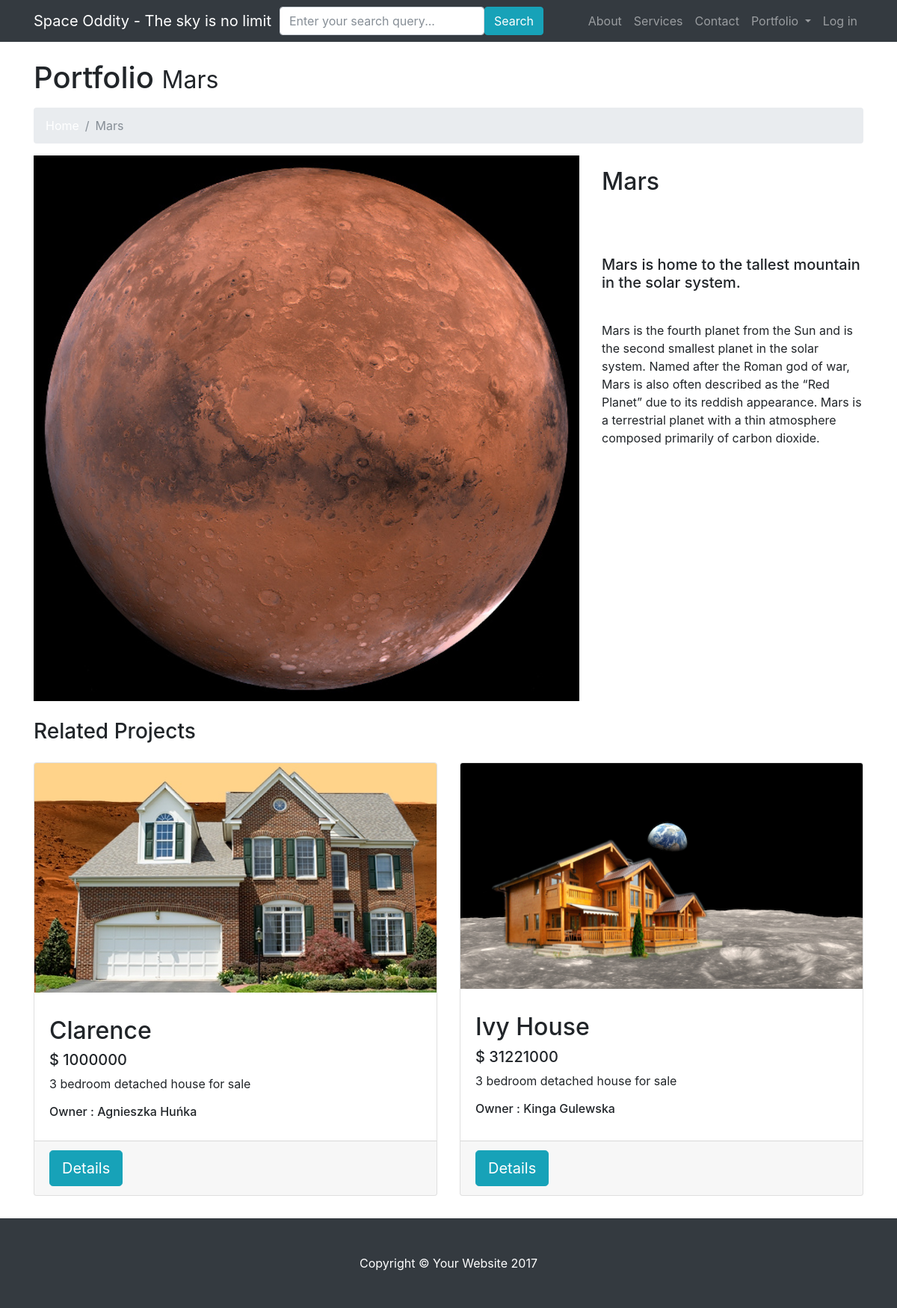
The page /planet/2 on the database its author committed.
### main_app/models.py (models this page shows, shortened)
class Planet(models.Model):
    name = models.CharField(max_length=50)
    main_photo = models.CharField(max_length=100)
    small_photo = models.CharField(max_length=100)
    description = models.CharField(max_length=100)
    description_long = models.CharField(max_length=1000)

class House(models.Model):
    price = models.IntegerField()
    planet = models.ForeignKey(Planet, related_name='houses')
    owner = models.ForeignKey(User, related_name='houses', blank=True, null=True)
    name = models.CharField(max_length=50)
    house_photo = models.CharField(max_length=100)
    house_desc_short = models.CharField(max_length=150)
    house_desc_long = models.CharField(max_length=1500)
    size_m = models.IntegerField()
    bedroom_no = models.IntegerField()

### main_app/views.py (the view)
# urls.py: url(r'^planet/(?P<planet_id>[0-9]+)', views.planet, name='planet'),
def planet(request, planet_id):
    if request.method == 'POST':
        form = SearchForm(request.POST)
        if form.is_valid():
            return redirect('search_results', form.cleaned_data['query'])
    else:
        form = SearchForm()
    params = generate_params()
    planet = get_object_or_404(models.Planet, id=planet_id)
    params['planet'] = planet
    params['form'] = form
    return render(request, 'planet.html', params)

### main_app/forms.py
class SearchForm(forms.Form):
    query = forms.CharField( label=False, widget=forms.TextInput(attrs={'class':'form-control','placeholder':'Enter your search query...'}))

### main_app/views.py (called while the page is built)
def generate_params():
    user = User.objects.first()
    properties = user.houses.all()
    total_value = sum([house.price for house in properties])
    planets = models.Planet.objects.all()
    context = {
        'planets': planets,
        'user': User.objects.first(),
        'total_value': total_value,
    }
    return context

### templates/planet.html (shortened to what this page needs)
<!DOCTYPE html>
<html lang="en">
{% extends 'index.html' %}
{% block body_block %}
<div class="container">
  <h1 class="mt-4 mb-3">Portfolio <small>{{planet.name}}</small> </h1>
  <ol class="breadcrumb">
    <li class="breadcrumb-item">
      <a href="{% url 'index' %}">Home</a>
    </li>
    <li class="breadcrumb-item active">{{planet.name}}</li>
  </ol>
  <div class="row">
    <div class="col-md-8">
      <img class="img-fluid" src={{planet.small_photo}}  alt="">
    </div>
    <div class="col-md-4">
      <h2 class="my-3">{{planet.name}}</h2>
      <br>
      <br>
      <h5 class="my-3">{{planet.description}}</h5>
      <br>
      <p>{{planet.description_long}}</p>
    </div>
  </div>
  <h3 class="my-4">Related Projects</h3>
  <div class="row">
      {% for house in planet.houses.all %}
      <div class="col-lg-6 portfolio-item">
          <div class="card h-100">
            <a href="#"><img class="card-img-top" src={{house.house_photo}} alt=""></a>
            <div class="card-body">
              <h4 class="card-title">
                <h2 href="#">{{ house.name }}</h2>
              </h4>
              <h5>$ {{ house.price }}</h5>
              <p class="card-text">{{ house.house_desc_short}}</p>
                <h6>Owner : {{ house.owner.first_name }} {{ house.owner.last_name }}</h6>
            </div>
            <div class="card-footer">
                <a href = "{% url 'house' house.id  %}">
                    <button type="button" class="btn btn-info btn-lg">Details</button>
                </a>
            </div>
          </div>
        </div>
      {% endfor %}
  </div>
</div>
    {% endblock %}

### static/css/modern-business.css (style rules this page uses)
body { padding-top: 54px; }
@media (min-width: 992px) { body { padding-top: 56px; } }
.portfolio-item { margin-bottom: 30px; }

### rows shown on the page
Planet: name "Mars", small_photo (picture), description "Mars is home to the tallest mountain in the solar system.", description_long "Mars is the fourth planet from the Sun and is the second smallest planet in the solar system. Named after the Roman god of war, Mars is also often described as the “Red Planet” due to its reddish appearance. Mars is a terrestrial planet with a thin atmosphere composed primarily of carbon dioxide."
House: house_photo (picture), name "Clarence", price "1000000", house_desc_short "3 bedroom detached house for sale", owner.first_name "Agnieszka", owner.last_name "Huńka"
House: house_photo (picture), name "Ivy House", price "31221000", house_desc_short "3 bedroom detached house for sale", owner.first_name "Kinga", owner.last_name "Gulewska"
